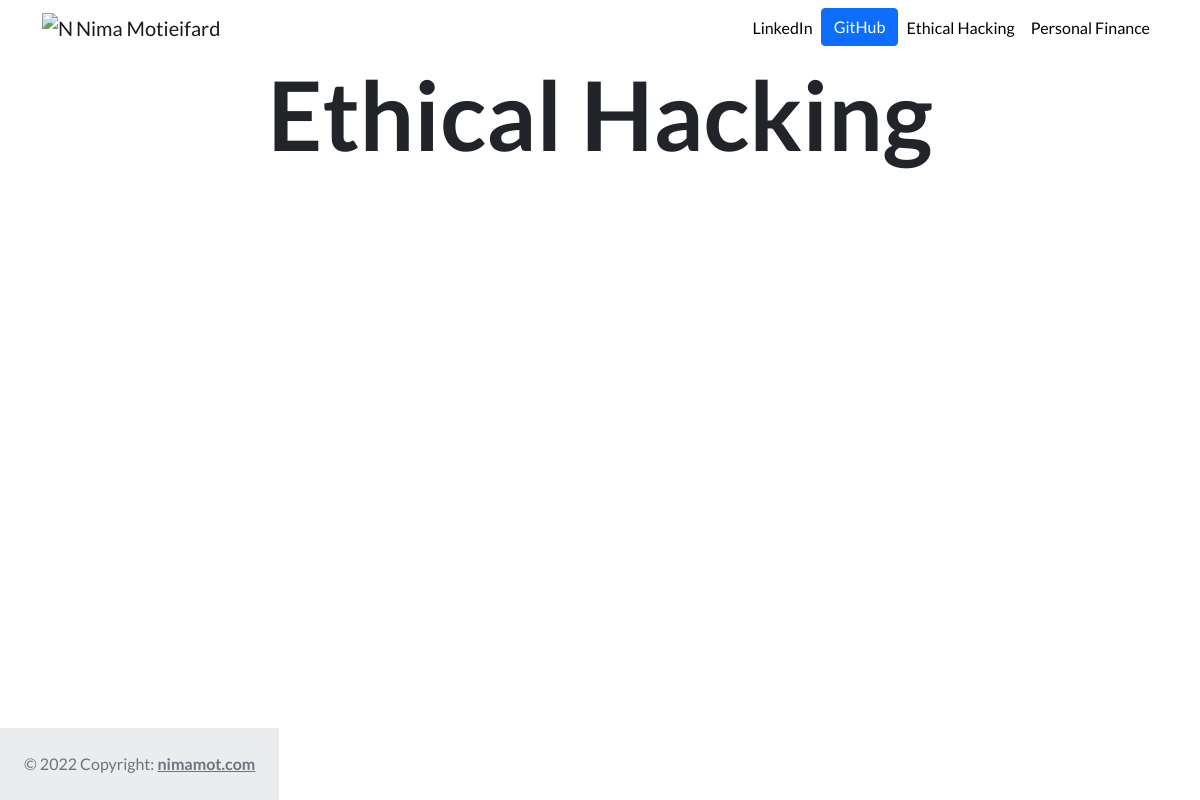
Page /linux/ on the earlier database version.
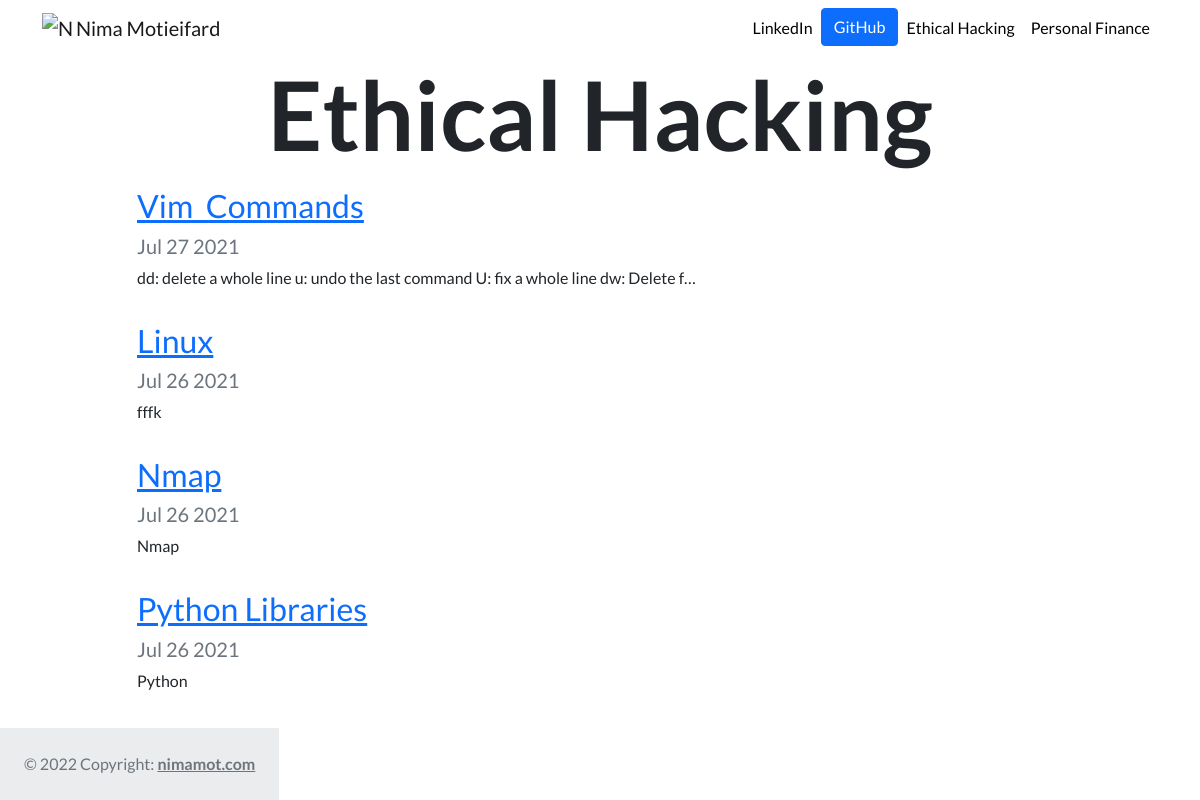
Same page on the later database version.
### linux/models.py (models this page shows, shortened)
class Linux(models.Model):
    title = models.CharField(max_length=200)
    description = models.TextField()
    date = models.DateField()

### linux/views.py (the view)
# urls.py: path('', views.all_linux, name='all_linux'),
def all_linux(request):
    linuxs = Linux.objects.order_by('-date')
    return render(request, 'linux/all_linux.html', {'linuxs':linuxs})

### linux/templates/linux/all_linux.html
{% extends 'portfolio/base.html' %}
{% load static %}
{% block content %}
<h1 id="blogtitle" class="font-weight-bold text-center">Ethical Hacking</h1>
{% for linux in linuxs %}
<div class="row justify-content-center my-3">
  <div class="col-md-10">
    <a href="{% url 'linux:detail' linux.id %}">
      <h2>{{ linux.title }}</h2>
    </a>
    <h5 class="text-muted">{{ linux.date|date:'M d Y' }}</h5>
    <p>{{ linux.description|striptags|truncatechars:100 }}</p>
  </div>
</div>
{% endfor %}
{% endblock %}

Differences in the rows shown:
added Linux: title "Vim_Commands", date "Jul 27 2021", description "dd: delete a whole line u: undo the last command U: fix a whole line dw: Delete f…"
added Linux: title "Linux", date "Jul 26 2021", description "fffk"
added Linux: title "Nmap", date "Jul 26 2021", description "Nmap"
added Linux: title "Python Libraries", date "Jul 26 2021", description "Python"
